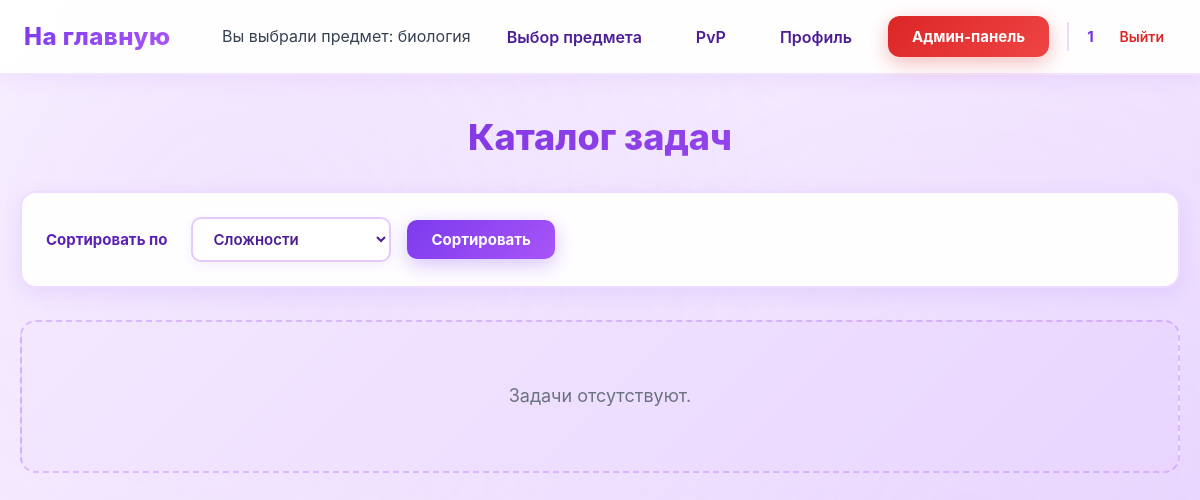
/биология/ (signed in), run on an earlier commit of the app's database.
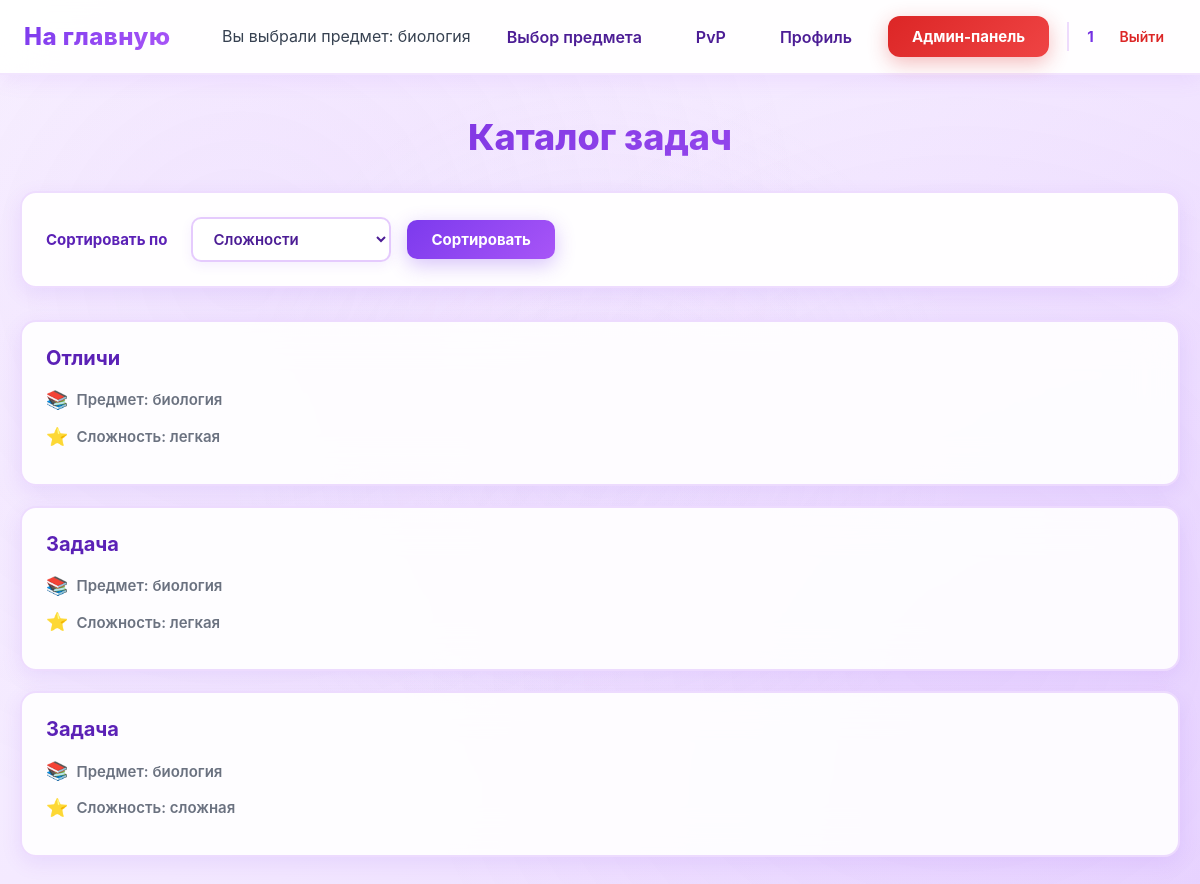
And on a later commit of the database.
### data/tasks.py (models this page shows)
class Tasks(SqlAlchemyBase):
    __tablename__ = 'tasks'
    id = sqlalchemy.Column(sqlalchemy.Integer,
                           primary_key=True, autoincrement=True)
    subject = sqlalchemy.Column(sqlalchemy.Text, nullable=True)
    title = sqlalchemy.Column(sqlalchemy.Text, nullable=True)
    statement = sqlalchemy.Column(sqlalchemy.Text, nullable=True)
    input_format = sqlalchemy.Column(sqlalchemy.Text, nullable=True)
    output_format = sqlalchemy.Column(sqlalchemy.Text, nullable=True)
    memory_limit = sqlalchemy.Column(sqlalchemy.Integer, nullable=True)
    time_limit = sqlalchemy.Column(sqlalchemy.Integer, nullable=True)
    difficulty = sqlalchemy.Column(sqlalchemy.Text, nullable=True)
    created_at = sqlalchemy.Column(sqlalchemy.DateTime,
                                     default=datetime.datetime.now)
    task_tests = orm.relationship("TaskTest", back_populates='tasks')
    submissions = orm.relationship("Submissions", back_populates="tasks")
    theme = sqlalchemy.Column(sqlalchemy.Text, nullable=True)

### main.py (the view)
@app.route("/")
@app.route("/<subject>/")
@user_ban
def index(subject=None):
    if request.path == '/' or 'subject' in request.path:
        return redirect('/subject')
    db_sess = db_session.create_session()
    sort_by = request.args.get('sort_by')
    difficulties = db_sess.query(Tasks.difficulty).filter(Tasks.subject == subject).distinct().all()
    difficulties = [d[0] for d in difficulties if d[0]]
    themes = db_sess.query(Tasks.theme).filter(Tasks.subject == subject).distinct().all()
    themes = [t[0] for t in themes if t[0]]
    selected_difficulties = request.args.getlist('difficulty')
    selected_themes = request.args.getlist('theme')
    query = db_sess.query(Tasks).filter(Tasks.subject == subject)
    if selected_difficulties:
        query = query.filter(Tasks.difficulty.in_(selected_difficulties))
    if selected_themes:
        query = query.filter(Tasks.theme.in_(selected_themes))
    if sort_by == 'difficulty':
        tasks = query.order_by(Tasks.difficulty).all()
    elif sort_by == 'theme':
        tasks = query.all()
    else:
        tasks = query.all()
    return render_template('tasks.html', tasks=tasks, subject=subject,
                           difficulties=difficulties, themes=themes, selected_difficulties=selected_difficulties,
                           selected_themes=selected_themes, sort_by=sort_by)

### data/db_session.py (called while the page is built)
def create_session() -> Session:
    global __factory
    return __factory()

### main.py (called while the page is built)
@login_manager.user_loader
def load_user(user_id):
    db_sess = db_session.create_session()
    return db_sess.get(User, user_id)

def user_ban(func):
    @wraps(func)
    def wrapper(*args, **kwargs):
        if current_user.ban:
            abort(403)
        return func(*args, **kwargs)
    return wrapper

### templates/tasks.html (shortened to what this page needs)
{% extends "base.html" %}
{% block styles %}
<link rel="stylesheet" href="{{ url_for('static', filename='tasks.css') }}">
{% endblock %}
{% block content %}
<h1>Каталог задач</h1>
<form method="get">
    <select name="sort_by">
        <option value="difficulty">Сложности</option>
    </select>
    <button type="submit" class="btn btn-secondary">Сортировать</button>
</form>
{% if tasks %}
    {% for task in tasks %}
    <div class="col-md-6 border rounded" style="margin-bottom: 20px;">
        <li>
          <a href="{{ url_for('training', subject=subject, task_id=task.id) }}">
            {{ task.title }}
          </a>
        </li>
        <p>Предмет: {{ task.subject or 'Не указан' }}</p>
        <p>Сложность: {{ task.difficulty or 'Не указана' }}</p>
    </div>
    {% endfor %}
{% else %}
    <p>Задачи отсутствуют.</p>
{% endif %}
{% endblock %}

What changed in the data, as far as the page shows it:
now on this page (row edited): Tasks: title "Отличи", subject "биология", difficulty "легкая"
now on this page (row edited): Tasks: title "Задача", subject "биология", difficulty "легкая"
now on this page (row edited): Tasks: title "Задача", subject "биология", difficulty "сложная"
Also different on the page:
text no longer shown: "Задачи отсутствуют."
